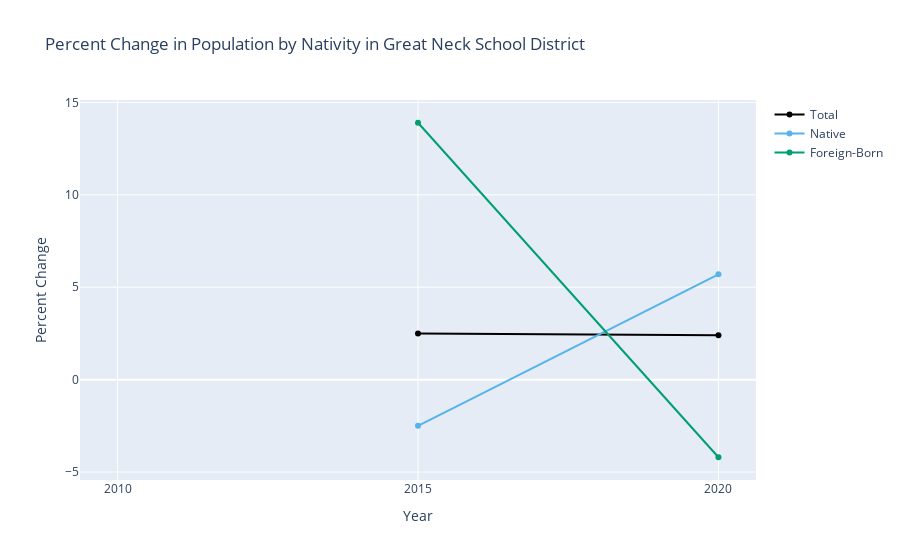

Notebook code cell kept with this figure:
### Markdown cell above
### Graphing Percent Change

While Pandas has a function `pct_change`, it is difficult to use on our dataset because it works on all columns (including the "Year" column). Since I anticipate doing this operation multiple times in this analysis (including boilerplate code like rounding the result), I wrote the function `pct_change_multiyear`:

### Code cell
from utils import pct_change_multiyear

df = pct_change_multiyear(df)
print(df)

graph_multiyear(
    df=df,
    title="Percent Change in Population by Nativity in Great Neck School District",
    yaxis_title="Percent Change",
)

### Figure 1 — Plotly figure (JSON) as saved in the notebook; plotly's stock layout.template omitted (floating-point values rounded to 4 significant figures)
{"data": [{"hovertemplate": "Year: %{x}<br>Total: %{y:,}<extra></extra>", "line": {"color": "black"}, "mode": "lines+markers", "name": "Total", "type": "scatter", "x": [2010, 2015, 2020], "y": [null, 2.5, 2.4]}, {"hovertemplate": "Year: %{x}<br>Native: %{y:,}<extra></extra>", "line": {"color": "#56B4E9"}, "mode": "lines+markers", "name": "Native", "type": "scatter", "x": [2010, 2015, 2020], "y": [null, -2.5, 5.7]}, {"hovertemplate": "Year: %{x}<br>Foreign-Born: %{y:,}<extra></extra>", "line": {"color": "#009E73"}, "mode": "lines+markers", "name": "Foreign-Born", "type": "scatter", "x": [2010, 2015, 2020], "y": [null, 13.9, -4.2]}], "layout": {"title": {"text": "Percent Change in Population by Nativity in Great Neck School District"}, "xaxis": {"tickmode": "array", "ticktext": ["2010", "2015", "2020"], "tickvals": [2010, 2015, 2020], "title": {"text": "Year"}}, "yaxis": {"title": {"text": "Percent Change"}}}}
